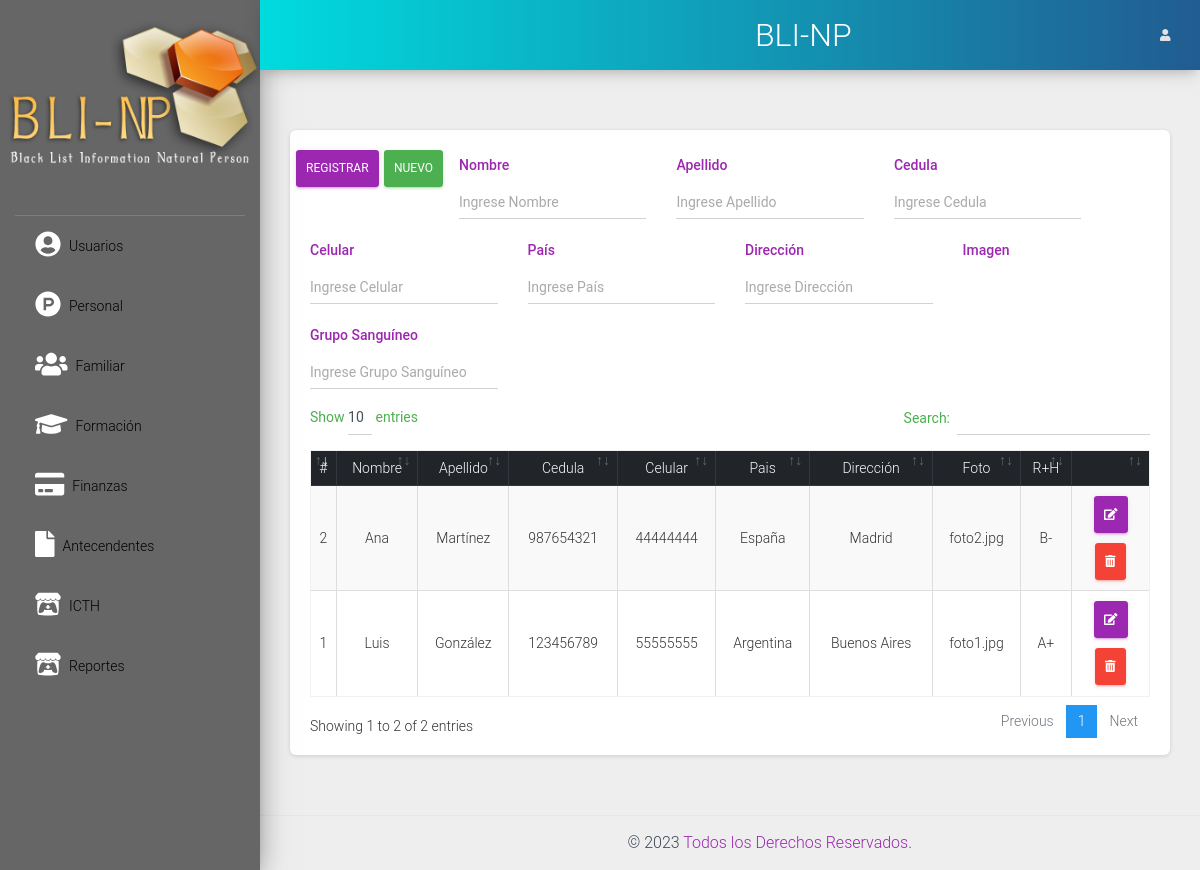
The app's page /src/clientes.php (signed in) with its own data.
### tables this page shows
CREATE TABLE `cliente` (
  `idcliente` int NOT NULL AUTO_INCREMENT,
  `nombre` varchar(100) NOT NULL,
  `apellido` varchar(100) NOT NULL,
  `cedula` varchar(20) NOT NULL,
  `celular` varchar(15) NOT NULL,
  `pais` varchar(100) NOT NULL,
  `direccion` varchar(200) NOT NULL,
  `foto` varchar(100) DEFAULT NULL,
  `grupo_sangre` varchar(10) DEFAULT NULL,
  PRIMARY KEY (`idcliente`)
);

### src/clientes.php (the view, shortened to what this page needs)
<?php
include_once "includes/header.php";
?>
<div class="card">
    <div class="card-body">
        <div class="row">
            <div class="col-md-12">
                <form action="" method="post" autocomplete="off" id="formulario">
                    <div class="row">
                        <div>
                            <input type="submit" value="Registrar" class="btn btn-primary" id="btnAccion">
                            <input type="button" value="Nuevo" class="btn btn-success" id="btnNuevo" onclick="limpiar()">
                        </div>
                        <br><br>
                        <div class="col-md-3">
                            <div class="form-group">
                                <label for="nombre" class="text-dark font-weight-bold">Nombre</label>
                                <input type="text" placeholder="Ingrese Nombre" name="nombre" id="nombre" class="form-control">
                            </div>
                        </div>
                        <div class="col-md-3">
                            <div class="form-group">
                                <label for="apellido" class="text-dark font-weight-bold">Apellido</label>
                                <input type="text" placeholder="Ingrese Apellido" name="apellido" id="apellido" class="form-control">
                            </div>
                        </div>
                        <div class="col-md-3">
                            <div class="form-group">
                                <label for="cedula" class="text-dark font-weight-bold">Cedula</label>
                                <input type="text" placeholder="Ingrese Cedula" name="cedula" id="cedula" class="form-control">
                            </div>
                        </div>
                        <div class="col-md-3">
                            <div class="form-group">
                                <label for="celular" class="text-dark font-weight-bold">Celular</label>
                                <input type="text" placeholder="Ingrese Celular" name="celular" id="celular" class="form-control">
                            </div>
                        </div>
                        <div class="col-md-3">
                            <div class="form-group">
                                <label for="pais" class="text-dark font-weight-bold">País</label>
                                <input type="text" placeholder="Ingrese País" name="pais" id="pais" class="form-control">
                            </div>
                        </div>
                        <div class="col-md-3">
                            <div class="form-group">
                                <label for="direccion" class="text-dark font-weight-bold">Dirección</label>
                                <input type="text" placeholder="Ingrese Dirección" name="direccion" id="direccion" class="form-control">
                            </div>
                        </div>
                        <div class="col-md-3">
                            <div class="form-group">
                                <label for="imagen" class="text-dark font-weight-bold">Imagen</label>
                            </div>
                        </div>
                        <div class="col-md-3">
                            <div class="form-group">
                                <label for="grupo_sangre" class="text-dark font-weight-bold">Grupo Sanguíneo</label>
                                <input type="text" placeholder="Ingrese Grupo Sanguíneo" name="grupo_sangre" id="grupo_sangre" class="form-control">
                            </div>
                        </div>
                    </div>
                </form>
            </div>
            <div class="col-md-12">
                <div class="table-responsive">
                    <table class="table table-striped table-bordered" id="tbl">
                        <thead class="thead-dark">
                            <tr>
                                <th>#</th>
                                <th>Nombre</th>
                                <th>Apellido</th>
                                <th>Cedula</th>
                                <th>Celular</th>
                                <th>Pais</th>
                                <th>Dirección</th>
                                <th>Foto</th>
                                <th>R+H</th>
                                <th></th>
                            </tr>
                        </thead>
                        <tbody>
                            <?php
                            include "../conexion.php";
                            $query = mysqli_query($conexion, "SELECT * FROM cliente");
                            $result = mysqli_num_rows($query);
                            if ($result > 0) {
                                while ($data = mysqli_fetch_assoc($query)) { ?>
                                    <tr>
                                        <td><?php echo $data['idcliente']; ?></td>
                                        <td><?php echo $data['nombre']; ?></td>
                                        <td><?php echo $data['apellido']; ?></td>
                                        <td><?php echo $data['cedula']; ?></td>
                                        <td><?php echo $data['celular']; ?></td>
                                        <td><?php echo $data['pais']; ?></td>
                                        <td><?php echo $data['direccion']; ?></td>
                                        <td><?php echo $data['foto']; ?></td>
                                        <td><?php echo $data['grupo_sangre']; ?></td>
                                        <td>
                                            <a href="#" onclick="editarCliente(<?php echo $data['idcliente']; ?>)" class="btn btn-primary"><i class='fas fa-edit'></i></a>
                                            <form action="eliminar_cliente.php?id=<?php echo $data['idcliente']; ?>" method="post" class="confirmar d-inline">
                                                <button class="btn btn-danger" type="submit"><i class='fas fa-trash-alt'></i> </button>
                                            </form>
                                        </td>
                                    </tr>
                            <?php }
                            } ?>
                        </tbody>
                    </table>
                </div>
            </div>
        </div>
    </div>
</div>
<?php include_once "includes/footer.php"; ?>

### records on screen
cliente: idcliente "1", nombre "Luis", apellido "González", cedula "123456789", celular "55555555", pais "Argentina", direccion "Buenos Aires", foto "foto1.jpg", grupo_sangre "A+"
cliente: idcliente "2", nombre "Ana", apellido "Martínez", cedula "987654321", celular "44444444", pais "España", direccion "Madrid", foto "foto2.jpg", grupo_sangre "B-"
